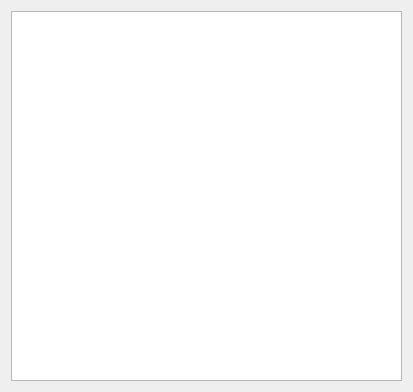
<?xml version="1.0" encoding="UTF-8"?>
<ui version="4.0">
 <class>ShareFile</class>
 <widget class="QWidget" name="ShareFile">
  <property name="geometry">
   <rect>
    <x>0</x>
    <y>0</y>
    <width>413</width>
    <height>392</height>
   </rect>
  </property>
  <property name="windowTitle">
   <string>分享文件</string>
  </property>
  <property name="windowIcon">
   <iconset>
    <normaloff>C:/Users/39886/Desktop/QT用图/在线用户-copy.png</normaloff>C:/Users/39886/Desktop/QT用图/在线用户-copy.png</iconset>
  </property>
  <layout class="QVBoxLayout" name="verticalLayout">
   <item>
    <widget class="QListWidget" name="listWidget"/>
   </item>
  </layout>
 </widget>
 <resources/>
 <connections/>
</ui>
